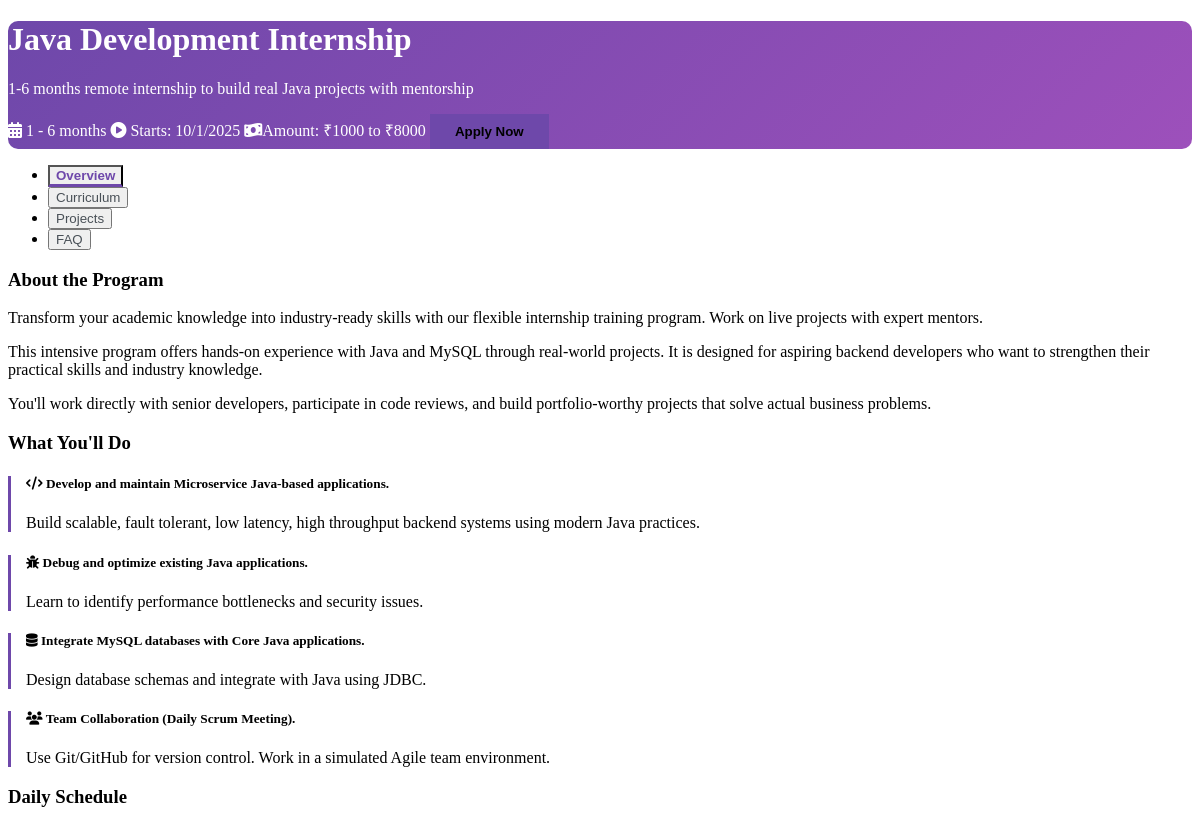
The page /internshipprogram/JavaDeveloperIntern.php (upper part) on the database as committed earlier.
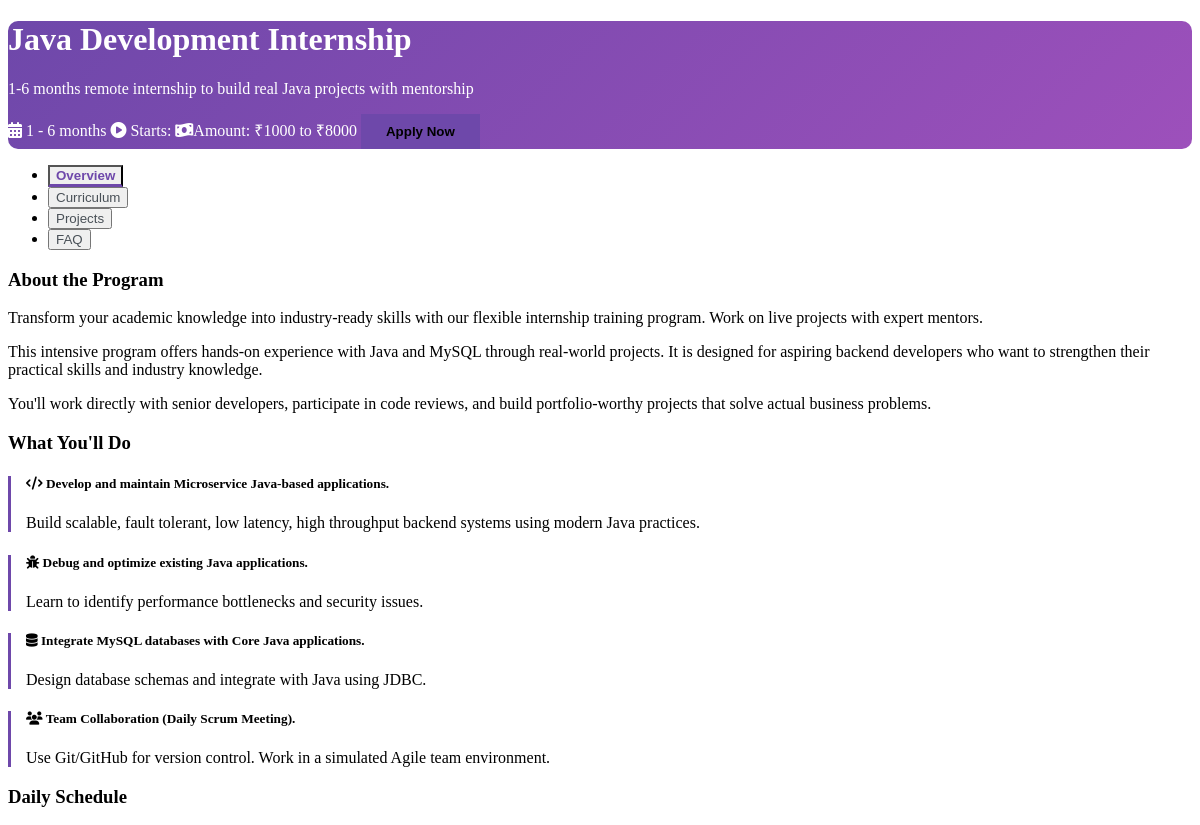
The same page on the database as committed later.
### tables this page shows
CREATE TABLE `programs` (
  `program_id` int(11) NOT NULL,
  `title` varchar(100) DEFAULT NULL,
  `slug` varchar(100) DEFAULT NULL,
  `short_description` varchar(255) DEFAULT NULL,
  `detailed_description` text DEFAULT NULL,
  `duration` varchar(50) DEFAULT NULL,
  `start_date` varchar(100) DEFAULT NULL,
  `end_date` date DEFAULT NULL,
  `is_remote` tinyint(1) DEFAULT 1,
  `location` varchar(100) DEFAULT NULL,
  `timezone` varchar(50) DEFAULT NULL,
  `stipend_amount` decimal(10,2) DEFAULT NULL,
  `stipend_currency` varchar(3) DEFAULT 'USD',
  `is_paid` tinyint(1) DEFAULT 0,
  `application_deadline` varchar(100) DEFAULT NULL,
  `max_applicants` int(11) DEFAULT NULL,
  `is_active` tinyint(1) DEFAULT 1,
  `created_at` timestamp NOT NULL DEFAULT current_timestamp(),
  `updated_at` timestamp NOT NULL DEFAULT current_timestamp() ON UPDATE current_timestamp(),
  `SuperProgram` varchar(100) DEFAULT NULL,
  `status` varchar(50) DEFAULT NULL,
  `programtype` varchar(100) DEFAULT NULL,
  `amount` varchar(100) DEFAULT NULL,
  `mentorid` varchar(22) NOT NULL
);

### internshipprogram/JavaDeveloperIntern.php (the view, shortened to what this page needs)
<?php
include("../includes/db.php");
$sql = "SELECT * FROM programs WHERE title='Java Developer Intern' AND status='upcoming'";
$stmt = $db->query($sql);
$programidelite8000 = $programidelite8000 ?? null;
if ($stmt) {
    $rows = $stmt->fetchAll(PDO::FETCH_ASSOC);
    if (count($rows) > 0) {
        foreach ($rows as $row) {
        if($row['amount']==='1000')
        {
            $programidbasic1000=$row['program_id'];
         }
         else if($row['amount']==='2000')
         {
            $programidadvance2000=$row['program_id'];
         }
         else if($row['amount']==='5000')
         {
            $programidprofessional5000=$row['program_id'];
          }
         else if($row['amount']==='8000')
         {
            $programidelite8000=$row['program_id'];
         }
        }
    } else {
    }
} else {
    echo "Query failed.";
}
?>
<!DOCTYPE html>
<html lang="en">
<head>
    <link rel="stylesheet" href="https://cdnjs.cloudflare.com/ajax/libs/font-awesome/6.4.0/css/all.min.css">
</head>
<body>
    <div class="container py-5">
        <div class="program-hero p-4 mb-4">
            <div class="row">
                <div class="col-md-8">
                    <h1 id="program-title">Java Development Internship</h1>
                    <p class="lead" id="program-short-desc">1-6 months remote internship to build real Java projects with mentorship</p>
                </div>
                <div class="col-md-4 text-md-end">
                    <div class="d-flex flex-column">
                        <span class="mb-2"><i class="fas fa-calendar-alt me-2"></i> <span id="program-duration">15 days to 6 months</span></span>
                        <span class="mb-2"><i class="fas fa-play-circle me-2"></i> Starts: <span id="program-start-date1"><?php echo htmlspecialchars($row['start_date'] ?? '', ENT_QUOTES, 'UTF-8'); ?>
</span></span>
                        <span class="mb-2"><i class="fas fa-money-bill-wave me-2"></i>Amount: <span id="program-stipend">₹1000 to ₹8000</span></span>
                        <button class="btn btn-light mt-2 apply-btn" onclick="applyNow('₹ 8000/-','Elite','6 Months',<?php echo $programidelite8000 ?>)">Apply Now</button>
                    </div>
                </div>
            </div>
        </div>
        <ul class="nav nav-tabs mb-4" id="programTabs" role="tablist">
            <li class="nav-item" role="presentation">
                <button class="nav-link active" id="overview-tab" data-bs-toggle="tab" data-bs-target="#overview" type="button" role="tab">Overview</button>
            </li>
            <li class="nav-item" role="presentation">
                <button class="nav-link" id="curriculum-tab" data-bs-toggle="tab" data-bs-target="#curriculum" type="button" role="tab">Curriculum</button>
            </li>
            <li class="nav-item" role="presentation">
                <button class="nav-link" id="projects-tab" data-bs-toggle="tab" data-bs-target="#projects" type="button" role="tab">Projects</button>
            </li>
            <li class="nav-item" role="presentation">
                <button class="nav-link" id="faq-tab" data-bs-toggle="tab" data-bs-target="#faq" type="button" role="tab">FAQ</button>
            </li>
        </ul>
        <div class="tab-content" id="programTabsContent">
            <div class="tab-pane fade show active" id="overview" role="tabpanel">
                <div class="row">
                    <div class="col-lg-8">
                        <h3 class="mb-4">About the Program</h3>
                        <div id="program-description">
                        </div>
                        <h3 class="mt-5 mb-4">What You'll Do</h3>
                        <div id="responsibilities-list">
                            <div class="responsibility-item">
                                <h5><i class="fas fa-code me-2"></i> Develop and maintain Microservice Java-based applications.</h5>
                                <p>Build scalable, fault tolerant, low latency, high throughput backend systems using modern Java practices.</p>
                            </div>
                            <div class="responsibility-item">
                                <h5><i class="fas fa-bug me-2"></i> Debug and optimize existing Java applications.</h5>
                                <p>Learn to identify performance bottlenecks and security issues.</p>
                            </div>
                            <div class="responsibility-item">
                                <h5><i class="fas fa-database me-2"></i> Integrate MySQL databases with Core Java applications.</h5>
                                <p>Design database schemas and integrate with Java using JDBC.</p>
                            </div>
                            <div class="responsibility-item">
                                <h5><i class="fas fa-users me-2"></i> Team Collaboration (Daily Scrum Meeting).</h5>
                                <p>Use Git/GitHub for version control. Work in a simulated Agile team environment.</p>
                            </div>
                        </div>
                        <h3 class="mt-5 mb-4">Daily Schedule</h3>
                    </div>
                </div>
            </div>
        </div>
    </div>
</body>
</html>

### internshipprogram/JavaDeveloperIntern.php (style rules this page uses)
.program-hero { background: linear-gradient(135deg, #6e48aa 0%, #9d50bb 100%); color: white; border-radius: 10px; }
.responsibility-item, .outcome-item { border-left: 3px solid #6e48aa; padding-left: 15px; margin-bottom: 10px; }
.apply-btn { background: #6e48aa; border: none; padding: 10px 25px; font-weight: 600; }
.nav-tabs .nav-link.active { color: #6e48aa; font-weight: bold; border-bottom: 3px solid #6e48aa; }
.nav-tabs .nav-link { color: #495057; }

Rows that differ between the two databases and show on the page:
removed programs: start_date "10/1/2025"
